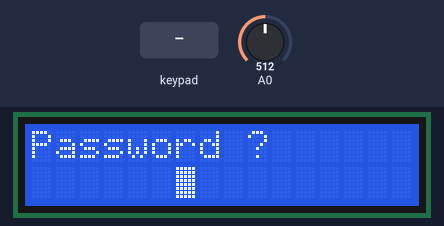
Bench run of a sketch on a simulated Arduino Mega 2560, built with avr-gcc and run on an emulated ATmega2560. Shown: 16×2 character LCD. The test bench sets the inputs (shaded band); at power-on: A0 = 512. What the sketch prints to the serial monitor is not drawn.

Above: at 0.8 s.
0.9 s: keypad keys 3 5 3 7 3 9 4 1 pressed 0.4 s apart
At 2.5 s:
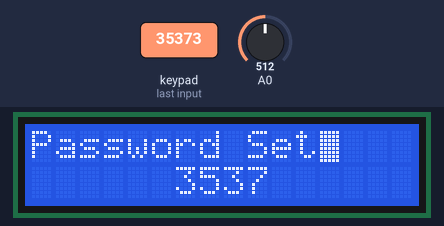
5.9 s: A0 set to 40
At 6.56 s:
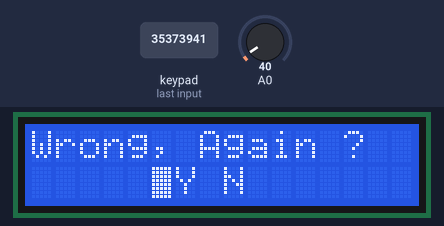
8.9 s: A0 set to 390
At 9.62 s:
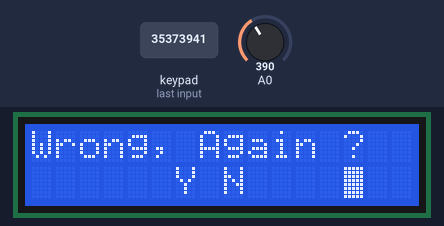
11.9 s: A0 set to 539
13.5 s: A0 set to 564
Timing chart, 0 to 16.5 s (numbered marks = the images above; inputs shaded):
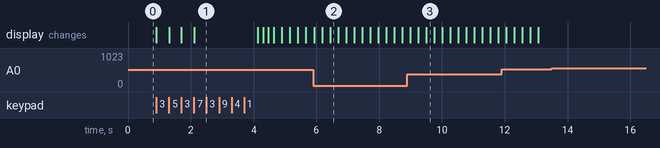

Measured:
- after the input at 0.9 s, the display: first changes at once (image 1 shows a later state)
- after the input at 13.5 s, every drawn part: stays the same

The sketch:

KeyCode.ino
```cpp
// LCD Keypad Shield

#include <LiquidCrystal.h>
#include <Keypad.h>
#include <Array.h>
#include <Vector.h>


using namespace std;

// DS1302:  CE pin    -> Arduino Digital 2
//          I/O pin   -> Arduino Digital 3
//          SCLK pin  -> Arduino Digital 4

// Variables pour boutons du LCD
int lcd_key     = 0;
int adc_key_in  = 0;

// Constantes
#define btnRIGHT  0
#define btnUP     1
#define btnDOWN   2
#define btnLEFT   3
#define btnSELECT 4
#define btnNONE   5

// Création de l'objet lcd (avec les différents ports numériques qu'il utilise)
LiquidCrystal lcd(8, 9, 4, 5, 6, 7);
String passWord = "";
String passGuess = "";
// char passWord[];
// char passGuess[];
const int ROW_NUM = 4; //four rows
const int COLUMN_NUM = 4; //four columns
int keyCount = 0;
bool falseCounter = false;
int cursor_x;


char keys[ROW_NUM][COLUMN_NUM] = {
  {'1','2','3', 'A'},
  {'4','5','6', 'B'},
  {'7','8','9', 'C'},
  {'*','0','#', 'D'}
};

byte pin_rows[ROW_NUM] = {35, 37, 39, 41}; //connect to the row pinouts of the keypad
byte pin_column[COLUMN_NUM] = {24, 26, 28, 30}; //connect to the column pinouts of the keypad

Keypad keypad = Keypad( makeKeymap(keys), pin_rows, pin_column, ROW_NUM, COLUMN_NUM );

void setup() {
  Serial.begin(9600);
  lcd.begin(16, 2); // Setup for 16x2 LCD screen
  choosePassword();
  init_lcd(0);

}

void loop() {
  while (passGuess.length()<4) {
    char key = keypad.getKey();
    if (key){
    Serial.println(key);
    lcd.print(key);
    passGuess += key;
  }
  }

  if (passWord == passGuess) {
    init_lcd(2);
  }
  else {
    init_lcd(1);
    lcd_key = read_LCD_buttons();
    switch(lcd_key) {
      case btnNONE : {break;}
      case btnLEFT : {Serial.println("LEFT ");cursor_x -= 1;break;}
      case btnRIGHT : {Serial.println("RIGHT ");cursor_x +=1;break;}
      case btnSELECT : {
        Serial.println(" SELECT KEY PRESSED :");
        if (cursor_x == 8) {
          init_lcd(3);
        }
        else if (cursor_x == 6) {
          init_lcd(0);
        }
      }
    }
  }
  delay(250);
}

void init_lcd (int restart_code) {
  lcd.clear();
  switch (restart_code) {

    case 0 : // Reset
      passGuess = "";
      cursor_x=8;
      lcd.setCursor(2,0);
      lcd.print("Enter Code : ");
      lcd.setCursor(6,1);
      lcd.blink();
      break;

    case 1 : // False Answer
      lcd.setCursor(0,0);
      lcd.print("Wrong, Again ?");
      lcd.setCursor(6,1);
      lcd.print("Y N");
      lcd.setCursor(cursor_x,1);
      lcd.blink();
      break;


    case 2 : // Right answer
      lcd.setCursor(0,0);
      lcd.print("Password Correct");
      delay(2000);
      init_lcd(3);
      break;

    case 3 : // Thanks for trying
      lcd.setCursor(0,0);
      lcd.print("Thanks for");
      lcd.setCursor(4,1);
      lcd.print("Trying");
      break;
  }

}

void choosePassword() {
  passWord="";
  lcd.clear();
  lcd.setCursor(0,0);
  lcd.print("Password ?");
  lcd.setCursor(6,1);
  lcd.blink();
  while (passWord.length()<4){
  // while (strlen(passWord)<3) {
    char key = keypad.getKey();
    if (key){
      Serial.println(passWord);
      lcd.print(key);
      passWord += key;
      // strcat(passWord, key);
    }
  }
  lcd.setCursor(0,0);
  lcd.print("Password Set");
  delay(2000);
  Serial.println("Password Set to : "+passWord);
}

int read_LCD_buttons()
{
 adc_key_in = analogRead(0);   // Lecture du port analogique

 // Les valeurs qui suivent doivent être adaptées au shield
 if (adc_key_in > 790) return btnNONE;   // En principe 1023 quand aucune touche n'est pressée
 if (adc_key_in < 50)   return btnRIGHT;     // 0
 if (adc_key_in < 195)  return btnUP;        // 99
 if (adc_key_in < 380)  return btnDOWN;      // 255
 if (adc_key_in < 555)  return btnLEFT;      // 409
 if (adc_key_in < 790)  return btnSELECT;    // 640

 return btnNONE;
}
```
